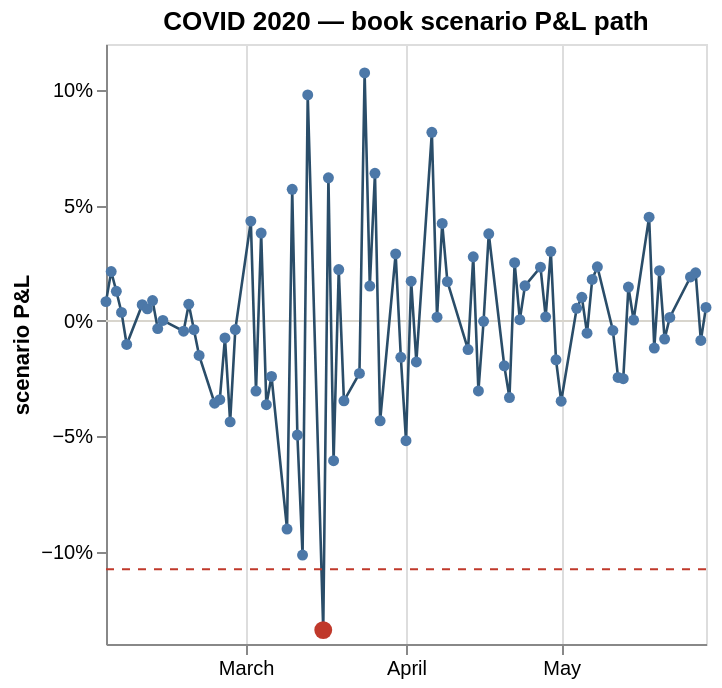

The code cell stored with this chart in its notebook:
### Code cell
# ── COVID 2020 · GRAPH 1 — book scenario P&L path (draws from `covid_path`) ────────────────
# The graph just references DataFrame 1: a P&L line + zero baseline + the red 99% VaR rule and the
# red worst-loss point (book-level markers, collapsed to one mark each with aggregate:min).
base     = alt.Chart(covid_path)
zero     = base.mark_rule(color="#d8d5cd").encode(y=alt.datum(0))
line     = base.mark_line(point=True, color="#2a4d69", strokeWidth=1.3).encode(
    x=alt.X("date:T", title=None),
    y=alt.Y("PnL at day:Q", axis=alt.Axis(format="%"), title="scenario P&L"),
    tooltip=[alt.Tooltip("date:T"),
             alt.Tooltip("PnL at day:Q", format=".2%", title="P&L")])
var_rule = base.mark_rule(color="#c0392b", strokeDash=[4, 4]).encode(
    y=alt.Y("min(VaR line at day):Q"))                               # one book VaR-99 rule
worst    = base.mark_point(color="#c0392b", size=80, filled=True).encode(
    x=alt.X("min(worst_date):T"), y=alt.Y("min(Worst pnl at day):Q"),
    tooltip=[alt.Tooltip("min(worst_date):T", title="worst date"),
             alt.Tooltip("min(Worst pnl at day):Q", format=".2%", title="worst P&L")])

(zero + line + var_rule + worst).properties(
    height=300, width="container", title="COVID 2020 — book scenario P&L path")

### Figure 1 — Vega-Lite specification as saved in the notebook (floating-point values rounded to 4 significant figures)
{"config": {"view": {"continuousWidth": 300, "continuousHeight": 300}}, "layer": [{"mark": {"type": "rule", "color": "#d8d5cd"}, "encoding": {"y": {"datum": 0}}}, {"mark": {"type": "line", "color": "#2a4d69", "point": true, "strokeWidth": 1.3}, "encoding": {"tooltip": [{"field": "date", "type": "temporal"}, {"field": "PnL at day", "format": ".2%", "title": "P&L", "type": "quantitative"}], "x": {"field": "date", "title": null, "type": "temporal"}, "y": {"axis": {"format": "%"}, "field": "PnL at day", "title": "scenario P&L", "type": "quantitative"}}}, {"mark": {"type": "rule", "color": "#c0392b", "strokeDash": [4, 4]}, "encoding": {"y": {"aggregate": "min", "field": "VaR line at day", "type": "quantitative"}}}, {"mark": {"type": "point", "color": "#c0392b", "filled": true, "size": 80}, "encoding": {"tooltip": [{"aggregate": "min", "field": "worst_date", "title": "worst date", "type": "temporal"}, {"aggregate": "min", "field": "Worst pnl at day", "format": ".2%", "title": "worst P&L", "type": "quantitative"}], "x": {"aggregate": "min", "field": "worst_date", "type": "temporal"}, "y": {"aggregate": "min", "field": "Worst pnl at day", "type": "quantitative"}}}], "data": {"name": "data-507a5ed1addfe13c04193e27eec9e46b"}, "height": 300, "title": "COVID 2020 — book scenario P&L path", "width": "container", "$schema": "https://vega.github.io/schema/vega-lite/v6.4.1.json", "datasets": {"data-507a5ed1addfe13c04193e27eec9e46b": [{"index": 0, "Day": 0, "DayDate": "2020-02-03T00:00:00", "PnL at day": 0.008371, "VaR line at day": -0.1076, "Worst pnl at day": -0.134, "Worst date at day (epoch)": 18337, "date": "2020-02-03T00:00:00", "worst_date": "2020-03-16T00:00:00"}, {"index": 1, "Day": 1, "DayDate": "2020-02-04T00:00:00", "PnL at day": 0.02137, "VaR line at day": -0.1076, "Worst pnl at day": -0.134, "Worst date at day (epoch)": 18337, "date": "2020-02-04T00:00:00", "worst_date": "2020-03-16T00:00:00"}, {"index": 2, "Day": 2, "DayDate": "2020-02-05T00:00:00", "PnL at day": 0.01285, "VaR line at day": -0.1076, "Worst pnl at day": -0.134, "Worst date at day (epoch)": 18337, "date": "2020-02-05T00:00:00", "worst_date": "2020-03-16T00:00:00"}, {"index": 3, "Day": 3, "DayDate": "2020-02-06T00:00:00", "PnL at day": 0.003698, "VaR line at day": -0.1076, "Worst pnl at day": -0.134, "Worst date at day (epoch)": 18337, "date": "2020-02-06T00:00:00", "worst_date": "2020-03-16T00:00:00"}, {"index": 4, "Day": 4, "DayDate": "2020-02-07T00:00:00", "PnL at day": -0.01021, "VaR line at day": -0.1076, "Worst pnl at day": -0.134, "Worst date at day (epoch)": 18337, "date": "2020-02-07T00:00:00", "worst_date": "2020-03-16T00:00:00"}, {"index": 5, "Day": 5, "DayDate": "2020-02-10T00:00:00", "PnL at day": 0.007023, "VaR line at day": -0.1076, "Worst pnl at day": -0.134, "Worst date at day (epoch)": 18337, "date": "2020-02-10T00:00:00", "worst_date": "2020-03-16T00:00:00"}, {"index": 6, "Day": 6, "DayDate": "2020-02-11T00:00:00", "PnL at day": 0.005212, "VaR line at day": -0.1076, "Worst pnl at day": -0.134, "Worst date at day (epoch)": 18337, "date": "2020-02-11T00:00:00", "worst_date": "2020-03-16T00:00:00"}, {"index": 7, "Day": 7, "DayDate": "2020-02-12T00:00:00", "PnL at day": 0.008823, "VaR line at day": -0.1076, "Worst pnl at day": -0.134, "Worst date at day (epoch)": 18337, "date": "2020-02-12T00:00:00", "worst_date": "2020-03-16T00:00:00"}, {"index": 8, "Day": 8, "DayDate": "2020-02-13T00:00:00", "PnL at day": -0.003332, "VaR line at day": -0.1076, "Worst pnl at day": -0.134, "Worst date at day (epoch)": 18337, "date": "2020-02-13T00:00:00", "worst_date": "2020-03-16T00:00:00"}, {"index": 9, "Day": 9, "DayDate": "2020-02-14T00:00:00", "PnL at day": 0.0002272, "VaR line at day": -0.1076, "Worst pnl at day": -0.134, "Worst date at day (epoch)": 18337, "date": "2020-02-14T00:00:00", "worst_date": "2020-03-16T00:00:00"}, {"index": 10, "Day": 10, "DayDate": "2020-02-18T00:00:00", "PnL at day": -0.004458, "VaR line at day": -0.1076, "Worst pnl at day": -0.134, "Worst date at day (epoch)": 18337, "date": "2020-02-18T00:00:00", "worst_date": "2020-03-16T00:00:00"}, {"index": 11, "Day": 11, "DayDate": "2020-02-19T00:00:00", "PnL at day": 0.007253, "VaR line at day": -0.1076, "Worst pnl at day": -0.134, "Worst date at day (epoch)": 18337, "date": "2020-02-19T00:00:00", "worst_date": "2020-03-16T00:00:00"}, {"index": 12, "Day": 12, "DayDate": "2020-02-20T00:00:00", "PnL at day": -0.003782, "VaR line at day": -0.1076, "Worst pnl at day": -0.134, "Worst date at day (epoch)": 18337, "date": "2020-02-20T00:00:00", "worst_date": "2020-03-16T00:00:00"}, {"index": 13, "Day": 13, "DayDate": "2020-02-21T00:00:00", "PnL at day": -0.01495, "VaR line at day": -0.1076, "Worst pnl at day": -0.134, "Worst date at day (epoch)": 18337, "date": "2020-02-21T00:00:00", "worst_date": "2020-03-16T00:00:00"}, {"index": 14, "Day": 14, "DayDate": "2020-02-24T00:00:00", "PnL at day": -0.03564, "VaR line at day": -0.1076, "Worst pnl at day": -0.134, "Worst date at day (epoch)": 18337, "date": "2020-02-24T00:00:00", "worst_date": "2020-03-16T00:00:00"}, {"index": 15, "Day": 15, "DayDate": "2020-02-25T00:00:00", "PnL at day": -0.03412, "VaR line at day": -0.1076, "Worst pnl at day": -0.134, "Worst date at day (epoch)": 18337, "date": "2020-02-25T00:00:00", "worst_date": "2020-03-16T00:00:00"}, {"index": 16, "Day": 16, "DayDate": "2020-02-26T00:00:00", "PnL at day": -0.007372, "VaR line at day": -0.1076, "Worst pnl at day": -0.134, "Worst date at day (epoch)": 18337, "date": "2020-02-26T00:00:00", "worst_date": "2020-03-16T00:00:00"}, {"index": 17, "Day": 17, "DayDate": "2020-02-27T00:00:00", "PnL at day": -0.04375, "VaR line at day": -0.1076, "Worst pnl at day": -0.134, "Worst date at day (epoch)": 18337, "date": "2020-02-27T00:00:00", "worst_date": "2020-03-16T00:00:00"}, {"index": 18, "Day": 18, "DayDate": "2020-02-28T00:00:00", "PnL at day": -0.00376, "VaR line at day": -0.1076, "Worst pnl at day": -0.134, "Worst date at day (epoch)": 18337, "date": "2020-02-28T00:00:00", "worst_date": "2020-03-16T00:00:00"}, {"index": 19, "Day": 19, "DayDate": "2020-03-02T00:00:00", "PnL at day": 0.04325, "VaR line at day": -0.1076, "Worst pnl at day": -0.134, "Worst date at day (epoch)": 18337, "date": "2020-03-02T00:00:00", "worst_date": "2020-03-16T00:00:00"}, {"index": 20, "Day": 20, "DayDate": "2020-03-03T00:00:00", "PnL at day": -0.03041, "VaR line at day": -0.1076, "Worst pnl at day": -0.134, "Worst date at day (epoch)": 18337, "date": "2020-03-03T00:00:00", "worst_date": "2020-03-16T00:00:00"}, {"index": 21, "Day": 21, "DayDate": "2020-03-04T00:00:00", "PnL at day": 0.03806, "VaR line at day": -0.1076, "Worst pnl at day": -0.134, "Worst date at day (epoch)": 18337, "date": "2020-03-04T00:00:00", "worst_date": "2020-03-16T00:00:00"}, {"index": 22, "Day": 22, "DayDate": "2020-03-05T00:00:00", "PnL at day": -0.0363, "VaR line at day": -0.1076, "Worst pnl at day": -0.134, "Worst date at day (epoch)": 18337, "date": "2020-03-05T00:00:00", "worst_date": "2020-03-16T00:00:00"}, {"index": 23, "Day": 23, "DayDate": "2020-03-06T00:00:00", "PnL at day": -0.02407, "VaR line at day": -0.1076, "Worst pnl at day": -0.134, "Worst date at day (epoch)": 18337, "date": "2020-03-06T00:00:00", "worst_date": "2020-03-16T00:00:00"}, {"index": 24, "Day": 24, "DayDate": "2020-03-09T00:00:00", "PnL at day": -0.09017, "VaR line at day": -0.1076, "Worst pnl at day": -0.134, "Worst date at day (epoch)": 18337, "date": "2020-03-09T00:00:00", "worst_date": "2020-03-16T00:00:00"}, {"index": 25, "Day": 25, "DayDate": "2020-03-10T00:00:00", "PnL at day": 0.05706, "VaR line at day": -0.1076, "Worst pnl at day": -0.134, "Worst date at day (epoch)": 18337, "date": "2020-03-10T00:00:00", "worst_date": "2020-03-16T00:00:00"}, {"index": 26, "Day": 26, "DayDate": "2020-03-11T00:00:00", "PnL at day": -0.04946, "VaR line at day": -0.1076, "Worst pnl at day": -0.134, "Worst date at day (epoch)": 18337, "date": "2020-03-11T00:00:00", "worst_date": "2020-03-16T00:00:00"}, {"index": 27, "Day": 27, "DayDate": "2020-03-12T00:00:00", "PnL at day": -0.1014, "VaR line at day": -0.1076, "Worst pnl at day": -0.134, "Worst date at day (epoch)": 18337, "date": "2020-03-12T00:00:00", "worst_date": "2020-03-16T00:00:00"}, {"index": 28, "Day": 28, "DayDate": "2020-03-13T00:00:00", "PnL at day": 0.09794, "VaR line at day": -0.1076, "Worst pnl at day": -0.134, "Worst date at day (epoch)": 18337, "date": "2020-03-13T00:00:00", "worst_date": "2020-03-16T00:00:00"}, {"index": 29, "Day": 29, "DayDate": "2020-03-16T00:00:00", "PnL at day": -0.134, "VaR line at day": -0.1076, "Worst pnl at day": -0.134, "Worst date at day (epoch)": 18337, "date": "2020-03-16T00:00:00", "worst_date": "2020-03-16T00:00:00"}, {"index": 30, "Day": 30, "DayDate": "2020-03-17T00:00:00", "PnL at day": 0.06202, "VaR line at day": -0.1076, "Worst pnl at day": -0.134, "Worst date at day (epoch)": 18337, "date": "2020-03-17T00:00:00", "worst_date": "2020-03-16T00:00:00"}, {"index": 31, "Day": 31, "DayDate": "2020-03-18T00:00:00", "PnL at day": -0.06058, "VaR line at day": -0.1076, "Worst pnl at day": -0.134, "Worst date at day (epoch)": 18337, "date": "2020-03-18T00:00:00", "worst_date": "2020-03-16T00:00:00"}, {"index": 32, "Day": 32, "DayDate": "2020-03-19T00:00:00", "PnL at day": 0.02226, "VaR line at day": -0.1076, "Worst pnl at day": -0.134, "Worst date at day (epoch)": 18337, "date": "2020-03-19T00:00:00", "worst_date": "2020-03-16T00:00:00"}, {"index": 33, "Day": 33, "DayDate": "2020-03-20T00:00:00", "PnL at day": -0.03462, "VaR line at day": -0.1076, "Worst pnl at day": -0.134, "Worst date at day (epoch)": 18337, "date": "2020-03-20T00:00:00", "worst_date": "2020-03-16T00:00:00"}, {"index": 34, "Day": 34, "DayDate": "2020-03-23T00:00:00", "PnL at day": -0.02274, "VaR line at day": -0.1076, "Worst pnl at day": -0.134, "Worst date at day (epoch)": 18337, "date": "2020-03-23T00:00:00", "worst_date": "2020-03-16T00:00:00"}, {"index": 35, "Day": 35, "DayDate": "2020-03-24T00:00:00", "PnL at day": 0.1075, "VaR line at day": -0.1076, "Worst pnl at day": -0.134, "Worst date at day (epoch)": 18337, "date": "2020-03-24T00:00:00", "worst_date": "2020-03-16T00:00:00"}, {"index": 36, "Day": 36, "DayDate": "2020-03-25T00:00:00", "PnL at day": 0.0151, "VaR line at day": -0.1076, "Worst pnl at day": -0.134, "Worst date at day (epoch)": 18337, "date": "2020-03-25T00:00:00", "worst_date": "2020-03-16T00:00:00"}, {"index": 37, "Day": 37, "DayDate": "2020-03-26T00:00:00", "PnL at day": 0.06396, "VaR line at day": -0.1076, "Worst pnl at day": -0.134, "Worst date at day (epoch)": 18337, "date": "2020-03-26T00:00:00", "worst_date": "2020-03-16T00:00:00"}, {"index": 38, "Day": 38, "DayDate": "2020-03-27T00:00:00", "PnL at day": -0.04329, "VaR line at day": -0.1076, "Worst pnl at day": -0.134, "Worst date at day (epoch)": 18337, "date": "2020-03-27T00:00:00", "worst_date": "2020-03-16T00:00:00"}, {"index": 39, "Day": 39, "DayDate": "2020-03-30T00:00:00", "PnL at day": 0.02906, "VaR line at day": -0.1076, "Worst pnl at day": -0.134, "Worst date at day (epoch)": 18337, "date": "2020-03-30T00:00:00", "worst_date": "2020-03-16T00:00:00"}, {"index": 40, "Day": 40, "DayDate": "2020-03-31T00:00:00", "PnL at day": -0.01576, "VaR line at day": -0.1076, "Worst pnl at day": -0.134, "Worst date at day (epoch)": 18337, "date": "2020-03-31T00:00:00", "worst_date": "2020-03-16T00:00:00"}, {"index": 41, "Day": 41, "DayDate": "2020-04-01T00:00:00", "PnL at day": -0.0519, "VaR line at day": -0.1076, "Worst pnl at day": -0.134, "Worst date at day (epoch)": 18337, "date": "2020-04-01T00:00:00", "worst_date": "2020-03-16T00:00:00"}, {"index": 42, "Day": 42, "DayDate": "2020-04-02T00:00:00", "PnL at day": 0.01723, "VaR line at day": -0.1076, "Worst pnl at day": -0.134, "Worst date at day (epoch)": 18337, "date": "2020-04-02T00:00:00", "worst_date": "2020-03-16T00:00:00"}, {"index": 43, "Day": 43, "DayDate": "2020-04-03T00:00:00", "PnL at day": -0.01776, "VaR line at day": -0.1076, "Worst pnl at day": -0.134, "Worst date at day (epoch)": 18337, "date": "2020-04-03T00:00:00", "worst_date": "2020-03-16T00:00:00"}, {"index": 44, "Day": 44, "DayDate": "2020-04-06T00:00:00", "PnL at day": 0.08174, "VaR line at day": -0.1076, "Worst pnl at day": -0.134, "Worst date at day (epoch)": 18337, "date": "2020-04-06T00:00:00", "worst_date": "2020-03-16T00:00:00"}, {"index": 45, "Day": 45, "DayDate": "2020-04-07T00:00:00", "PnL at day": 0.001635, "VaR line at day": -0.1076, "Worst pnl at day": -0.134, "Worst date at day (epoch)": 18337, "date": "2020-04-07T00:00:00", "worst_date": "2020-03-16T00:00:00"}, {"index": 46, "Day": 46, "DayDate": "2020-04-08T00:00:00", "PnL at day": 0.04223, "VaR line at day": -0.1076, "Worst pnl at day": -0.134, "Worst date at day (epoch)": 18337, "date": "2020-04-08T00:00:00", "worst_date": "2020-03-16T00:00:00"}, {"index": 47, "Day": 47, "DayDate": "2020-04-09T00:00:00", "PnL at day": 0.01703, "VaR line at day": -0.1076, "Worst pnl at day": -0.134, "Worst date at day (epoch)": 18337, "date": "2020-04-09T00:00:00", "worst_date": "2020-03-16T00:00:00"}, {"index": 48, "Day": 48, "DayDate": "2020-04-13T00:00:00", "PnL at day": -0.01241, "VaR line at day": -0.1076, "Worst pnl at day": -0.134, "Worst date at day (epoch)": 18337, "date": "2020-04-13T00:00:00", "worst_date": "2020-03-16T00:00:00"}, {"index": 49, "Day": 49, "DayDate": "2020-04-14T00:00:00", "PnL at day": 0.02777, "VaR line at day": -0.1076, "Worst pnl at day": -0.134, "Worst date at day (epoch)": 18337, "date": "2020-04-14T00:00:00", "worst_date": "2020-03-16T00:00:00"}, {"index": 50, "Day": 50, "DayDate": "2020-04-15T00:00:00", "PnL at day": -0.03034, "VaR line at day": -0.1076, "Worst pnl at day": -0.134, "Worst date at day (epoch)": 18337, "date": "2020-04-15T00:00:00", "worst_date": "2020-03-16T00:00:00"}, {"index": 51, "Day": 51, "DayDate": "2020-04-16T00:00:00", "PnL at day": -0.000144, "VaR line at day": -0.1076, "Worst pnl at day": -0.134, "Worst date at day (epoch)": 18337, "date": "2020-04-16T00:00:00", "worst_date": "2020-03-16T00:00:00"}, {"index": 52, "Day": 52, "DayDate": "2020-04-17T00:00:00", "PnL at day": 0.03777, "VaR line at day": -0.1076, "Worst pnl at day": -0.134, "Worst date at day (epoch)": 18337, "date": "2020-04-17T00:00:00", "worst_date": "2020-03-16T00:00:00"}, {"index": 53, "Day": 53, "DayDate": "2020-04-20T00:00:00", "PnL at day": -0.01946, "VaR line at day": -0.1076, "Worst pnl at day": -0.134, "Worst date at day (epoch)": 18337, "date": "2020-04-20T00:00:00", "worst_date": "2020-03-16T00:00:00"}, {"index": 54, "Day": 54, "DayDate": "2020-04-21T00:00:00", "PnL at day": -0.0332, "VaR line at day": -0.1076, "Worst pnl at day": -0.134, "Worst date at day (epoch)": 18337, "date": "2020-04-21T00:00:00", "worst_date": "2020-03-16T00:00:00"}, {"index": 55, "Day": 55, "DayDate": "2020-04-22T00:00:00", "PnL at day": 0.02522, "VaR line at day": -0.1076, "Worst pnl at day": -0.134, "Worst date at day (epoch)": 18337, "date": "2020-04-22T00:00:00", "worst_date": "2020-03-16T00:00:00"}, {"index": 56, "Day": 56, "DayDate": "2020-04-23T00:00:00", "PnL at day": 0.0005356, "VaR line at day": -0.1076, "Worst pnl at day": -0.134, "Worst date at day (epoch)": 18337, "date": "2020-04-23T00:00:00", "worst_date": "2020-03-16T00:00:00"}, {"index": 57, "Day": 57, "DayDate": "2020-04-24T00:00:00", "PnL at day": 0.01521, "VaR line at day": -0.1076, "Worst pnl at day": -0.134, "Worst date at day (epoch)": 18337, "date": "2020-04-24T00:00:00", "worst_date": "2020-03-16T00:00:00"}, {"index": 58, "Day": 58, "DayDate": "2020-04-27T00:00:00", "PnL at day": 0.02328, "VaR line at day": -0.1076, "Worst pnl at day": -0.134, "Worst date at day (epoch)": 18337, "date": "2020-04-27T00:00:00", "worst_date": "2020-03-16T00:00:00"}, {"index": 59, "Day": 59, "DayDate": "2020-04-28T00:00:00", "PnL at day": 0.001757, "VaR line at day": -0.1076, "Worst pnl at day": -0.134, "Worst date at day (epoch)": 18337, "date": "2020-04-28T00:00:00", "worst_date": "2020-03-16T00:00:00"}, {"index": 60, "Day": 60, "DayDate": "2020-04-29T00:00:00", "PnL at day": 0.03014, "VaR line at day": -0.1076, "Worst pnl at day": -0.134, "Worst date at day (epoch)": 18337, "date": "2020-04-29T00:00:00", "worst_date": "2020-03-16T00:00:00"}, {"index": 61, "Day": 61, "DayDate": "2020-04-30T00:00:00", "PnL at day": -0.01683, "VaR line at day": -0.1076, "Worst pnl at day": -0.134, "Worst date at day (epoch)": 18337, "date": "2020-04-30T00:00:00", "worst_date": "2020-03-16T00:00:00"}, {"index": 62, "Day": 62, "DayDate": "2020-05-01T00:00:00", "PnL at day": -0.03479, "VaR line at day": -0.1076, "Worst pnl at day": -0.134, "Worst date at day (epoch)": 18337, "date": "2020-05-01T00:00:00", "worst_date": "2020-03-16T00:00:00"}, {"index": 63, "Day": 63, "DayDate": "2020-05-04T00:00:00", "PnL at day": 0.005484, "VaR line at day": -0.1076, "Worst pnl at day": -0.134, "Worst date at day (epoch)": 18337, "date": "2020-05-04T00:00:00", "worst_date": "2020-03-16T00:00:00"}, {"index": 64, "Day": 64, "DayDate": "2020-05-05T00:00:00", "PnL at day": 0.01023, "VaR line at day": -0.1076, "Worst pnl at day": -0.134, "Worst date at day (epoch)": 18337, "date": "2020-05-05T00:00:00", "worst_date": "2020-03-16T00:00:00"}, {"index": 65, "Day": 65, "DayDate": "2020-05-06T00:00:00", "PnL at day": -0.0053, "VaR line at day": -0.1076, "Worst pnl at day": -0.134, "Worst date at day (epoch)": 18337, "date": "2020-05-06T00:00:00", "worst_date": "2020-03-16T00:00:00"}, {"index": 66, "Day": 66, "DayDate": "2020-05-07T00:00:00", "PnL at day": 0.01795, "VaR line at day": -0.1076, "Worst pnl at day": -0.134, "Worst date at day (epoch)": 18337, "date": "2020-05-07T00:00:00", "worst_date": "2020-03-16T00:00:00"}, {"index": 67, "Day": 67, "DayDate": "2020-05-08T00:00:00", "PnL at day": 0.02345, "VaR line at day": -0.1076, "Worst pnl at day": -0.134, "Worst date at day (epoch)": 18337, "date": "2020-05-08T00:00:00", "worst_date": "2020-03-16T00:00:00"}, {"index": 68, "Day": 68, "DayDate": "2020-05-11T00:00:00", "PnL at day": -0.004149, "VaR line at day": -0.1076, "Worst pnl at day": -0.134, "Worst date at day (epoch)": 18337, "date": "2020-05-11T00:00:00", "worst_date": "2020-03-16T00:00:00"}, {"index": 69, "Day": 69, "DayDate": "2020-05-12T00:00:00", "PnL at day": -0.02448, "VaR line at day": -0.1076, "Worst pnl at day": -0.134, "Worst date at day (epoch)": 18337, "date": "2020-05-12T00:00:00", "worst_date": "2020-03-16T00:00:00"}, {"index": 70, "Day": 70, "DayDate": "2020-05-13T00:00:00", "PnL at day": -0.02505, "VaR line at day": -0.1076, "Worst pnl at day": -0.134, "Worst date at day (epoch)": 18337, "date": "2020-05-13T00:00:00", "worst_date": "2020-03-16T00:00:00"}, {"index": 71, "Day": 71, "DayDate": "2020-05-14T00:00:00", "PnL at day": 0.01467, "VaR line at day": -0.1076, "Worst pnl at day": -0.134, "Worst date at day (epoch)": 18337, "date": "2020-05-14T00:00:00", "worst_date": "2020-03-16T00:00:00"}, {"index": 72, "Day": 72, "DayDate": "2020-05-15T00:00:00", "PnL at day": 0.000386, "VaR line at day": -0.1076, "Worst pnl at day": -0.134, "Worst date at day (epoch)": 18337, "date": "2020-05-15T00:00:00", "worst_date": "2020-03-16T00:00:00"}, {"index": 73, "Day": 73, "DayDate": "2020-05-18T00:00:00", "PnL at day": 0.04497, "VaR line at day": -0.1076, "Worst pnl at day": -0.134, "Worst date at day (epoch)": 18337, "date": "2020-05-18T00:00:00", "worst_date": "2020-03-16T00:00:00"}, {"index": 74, "Day": 74, "DayDate": "2020-05-19T00:00:00", "PnL at day": -0.01175, "VaR line at day": -0.1076, "Worst pnl at day": -0.134, "Worst date at day (epoch)": 18337, "date": "2020-05-19T00:00:00", "worst_date": "2020-03-16T00:00:00"}, {"index": 75, "Day": 75, "DayDate": "2020-05-20T00:00:00", "PnL at day": 0.02178, "VaR line at day": -0.1076, "Worst pnl at day": -0.134, "Worst date at day (epoch)": 18337, "date": "2020-05-20T00:00:00", "worst_date": "2020-03-16T00:00:00"}, {"index": 76, "Day": 76, "DayDate": "2020-05-21T00:00:00", "PnL at day": -0.007863, "VaR line at day": -0.1076, "Worst pnl at day": -0.134, "Worst date at day (epoch)": 18337, "date": "2020-05-21T00:00:00", "worst_date": "2020-03-16T00:00:00"}, {"index": 77, "Day": 77, "DayDate": "2020-05-22T00:00:00", "PnL at day": 0.0015, "VaR line at day": -0.1076, "Worst pnl at day": -0.134, "Worst date at day (epoch)": 18337, "date": "2020-05-22T00:00:00", "worst_date": "2020-03-16T00:00:00"}, {"index": 78, "Day": 78, "DayDate": "2020-05-26T00:00:00", "PnL at day": 0.01904, "VaR line at day": -0.1076, "Worst pnl at day": -0.134, "Worst date at day (epoch)": 18337, "date": "2020-05-26T00:00:00", "worst_date": "2020-03-16T00:00:00"}, {"index": 79, "Day": 79, "DayDate": "2020-05-27T00:00:00", "PnL at day": 0.02084, "VaR line at day": -0.1076, "Worst pnl at day": -0.134, "Worst date at day (epoch)": 18337, "date": "2020-05-27T00:00:00", "worst_date": "2020-03-16T00:00:00"}, {"index": 80, "Day": 80, "DayDate": "2020-05-28T00:00:00", "PnL at day": -0.008457, "VaR line at day": -0.1076, "Worst pnl at day": -0.134, "Worst date at day (epoch)": 18337, "date": "2020-05-28T00:00:00", "worst_date": "2020-03-16T00:00:00"}, {"index": 81, "Day": 81, "DayDate": "2020-05-29T00:00:00", "PnL at day": 0.005857, "VaR line at day": -0.1076, "Worst pnl at day": -0.134, "Worst date at day (epoch)": 18337, "date": "2020-05-29T00:00:00", "worst_date": "2020-03-16T00:00:00"}]}}
